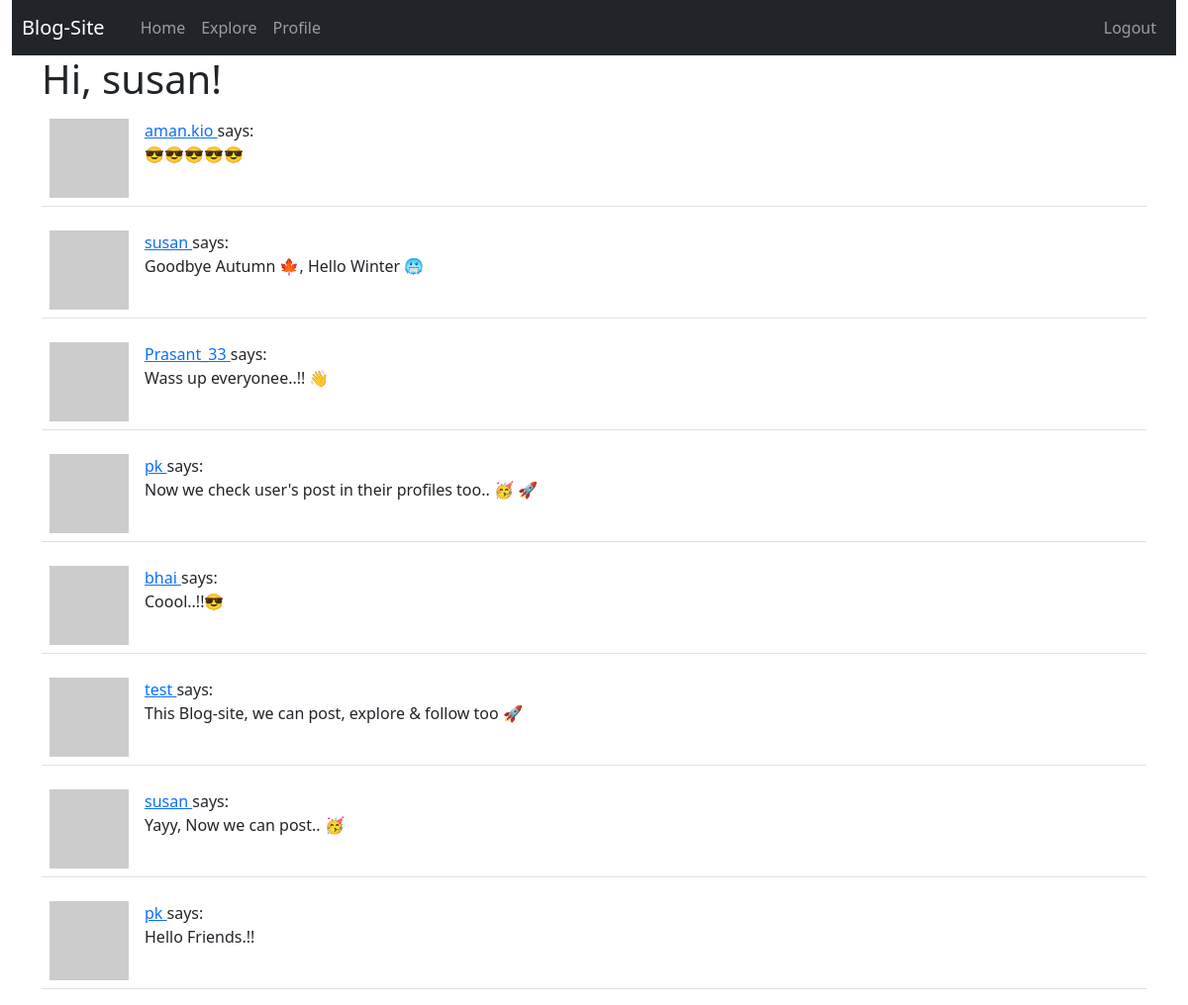
Page /explore (signed in) on the committed database.
### app/models.py (models this page shows, shortened)
class User(UserMixin, db.Model):
    id = db.Column(db.Integer, primary_key=True)
    username = db.Column(db.String(64), index=True, unique=True)
    email = db.Column(db.String(120), index=True, unique=True)
    password_hash = db.Column(db.String(128))
    posts = db.relationship('Post', backref='author', lazy='dynamic')
    about_me = db.Column(db.String(140))
    last_seen = db.Column(db.DateTime, default=datetime.utcnow)
    def avatar(self, size):
        digest = md5(self.email.lower().encode('utf-8')).hexdigest()
        return 'https://www.gravatar.com/avatar/{}?d=identicon&s={}'.format(digest, size)
    followed = db.relationship(
        'User', secondary=followers,
        primaryjoin=(followers.c.follower_id == id),
        secondaryjoin=(followers.c.followed_id == id),
        backref=db.backref('followers', lazy='dynamic'), lazy='dynamic')

class Post(db.Model):
    id = db.Column(db.Integer, primary_key=True)
    body = db.Column(db.String(180))
    timestamp = db.Column(db.DateTime, index=True, default=datetime.utcnow)
    user_id = db.Column(db.Integer, db.ForeignKey('user.id'))

### app/routes.py (the view)
@app.route('/explore')
@login_required
def explore():
    page = request.args.get('page', 1, type=int)
    posts = Post.query.order_by(Post.timestamp.desc()).paginate(
        page, app.config['POSTS_PER_PAGE'], False)
    next_url = url_for('explore', page=posts.next_num) \
        if posts.has_next else None
    prev_url = url_for('explore', page=posts.prev_num) \
        if posts.has_prev else None
    return render_template('index.html', title='Explore', posts=posts.items,
                        next_url=next_url, prev_url=prev_url)

### app/models.py (called while the page is built)
@login.user_loader
def load_user(id):
    return User.query.get(int(id))

### app/routes.py (called while the page is built)
@app.before_request
def before_request():
    if current_user.is_authenticated:
        current_user.last_seen = datetime.utcnow()
        db.session.commit()

### app/templates/index.html (shortened to what this page needs)
{% extends "base.html" %}
{% block content %}
    <h1>Hi, {{ current_user.username }}!</h1>
    {% for post in posts %}
        {% include '_post.html' %}
    {% endfor %}
{% endblock %}

### app/templates/_post.html
<table class="table table-hover">
    <tr>
        <td width="70px">
            <a href="{{ url_for('user', username=post.author.username) }}">
                <img class="img-post" src="{{ post.author.avatar(70) }} " alt="user avatar">
            </a>
        </td>
        <td>
            <a href="{{ url_for('user', username=post.author.username) }}  ">
                {{ post.author.username }}
            </a>
            says: <br>
            {{ post.body }}
        </td>
    </tr>
</table>

### rows in the picture
User: username "susan"
Post: author.username "aman.kio", body "😎😎😎😎😎"
Post: author.username "susan", body "Goodbye Autumn 🍁, Hello Winter 🥶"
Post: author.username "Prasant_33", body "Wass up everyonee..!! 👋"
Post: author.username "pk", body "Now we check user's post in their profiles too.. 🥳 🚀"
Post: author.username "bhai", body "Coool..!!😎"
Post: author.username "test", body "This Blog-site, we can post, explore & follow too 🚀"
Post: author.username "susan", body "Yayy, Now we can post.. 🥳"
Post: author.username "pk", body "Hello Friends.!!"
